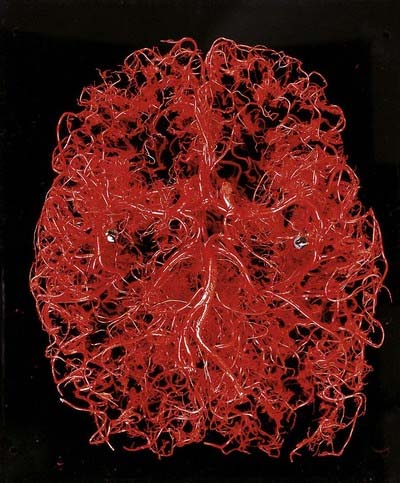
#> input picture url.jpg, 400 x 483 px
$ python sobel.py url.jpg   (Python 2 division)   (older library calls are emulated)
#> lines starting #> are read from the running program, lines starting #| are printed output that depends on the picture
#!/usr/bin/env python

# NOTE: MUST install PIL
# http://www.pythonware.com/products/pil/

import argparse

# https://docs.python.org/3/library/argparse.html
parser = argparse.ArgumentParser()
parser.add_argument("imagename", help="provide file name of image want to run sobel operator")
args = parser.parse_args()

import numpy
import scipy
from scipy import ndimage, misc

# https://docs.scipy.org/doc/scipy/reference/generated/scipy.misc.imread.html#scipy.misc.imread
# read in image as grayscale
im = scipy.misc.imread(args.imagename, flatten=True)
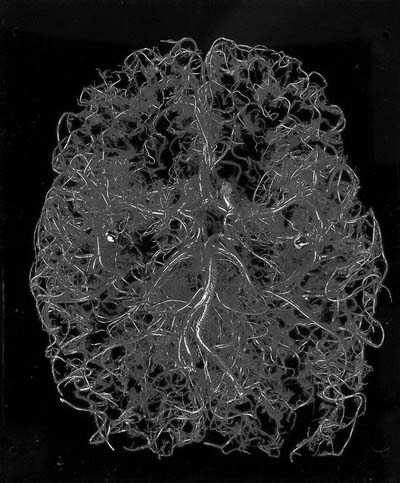
#> im: shape (483, 400) float32; min 0, max 252.1, mean 41.9

# just some basic statistics about the image
print im.dtype, im.shape
#| float32 (483, 400)

# see http://www.scipy-lectures.org/advanced/image_processing/auto_examples/plot_find_edges.html

# https://docs.scipy.org/doc/scipy/reference/generated/scipy.ndimage.sobel.html
# apply sobel
dx = ndimage.sobel(im, axis=0, mode='constant')  # horizontal derivative
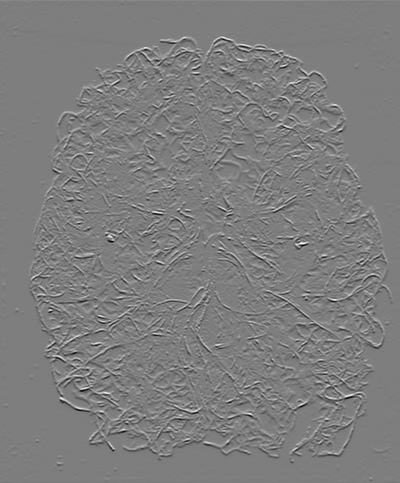
#> dx: shape (483, 400) float32; min -843.9, max 861, mean -0.1; drawn with min black and max white
dy = ndimage.sobel(im, axis=1, mode='constant')  # vertical derivative
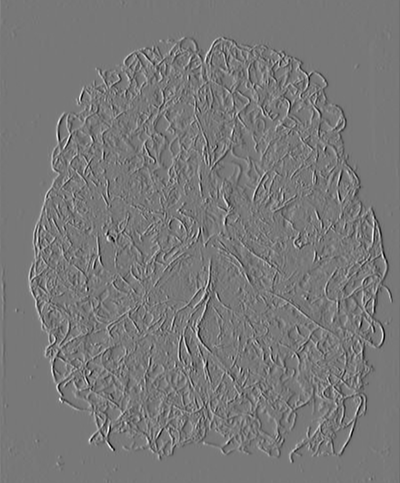
#> dy: shape (483, 400) float32; min -751.1, max 838.2, mean 0; drawn with min black and max white

# https://docs.scipy.org/doc/numpy/reference/generated/numpy.hypot.html
mag = numpy.hypot(dx, dy)  # magnitude
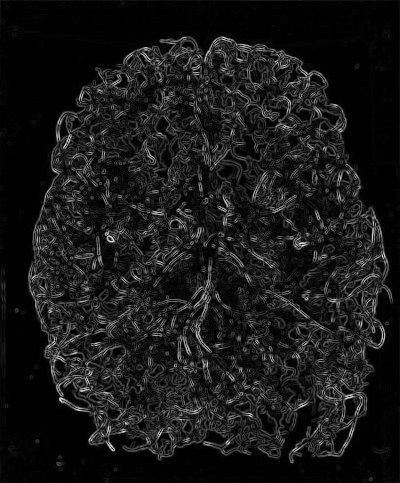
#> mag: shape (483, 400) float32; min 0, max 931.3, mean 89.6; drawn with min black and max white

# don't think this normalization is necessary
#mag *= 255.0 / numpy.max(mag)  # normalize (Q&D)

# visualize

import matplotlib.pyplot as plt

plt.figure()

plt.gray() # show the filtered result in grayscale

# plotting images vertically
plt.subplot(411)
plt.imshow(im, cmap=plt.cm.gray) # note cmap=plt.cm.gray is redundant
plt.axis('off')
plt.title('Original', fontsize=14)

plt.subplot(412)
plt.imshow(dx, cmap=plt.cm.gray)
plt.axis('off')
plt.title('Horizontal', fontsize=14)

plt.subplot(413)
plt.imshow(dy, cmap=plt.cm.gray)
plt.axis('off')
plt.title('Vertical', fontsize=14)

plt.subplot(414)
plt.imshow(mag, cmap=plt.cm.gray)
plt.axis('off')
plt.title('Sobel', fontsize=14)

plt.show()

# uncomment if want to save sobel image
#scipy.misc.imsave('sobel.png', mag)
